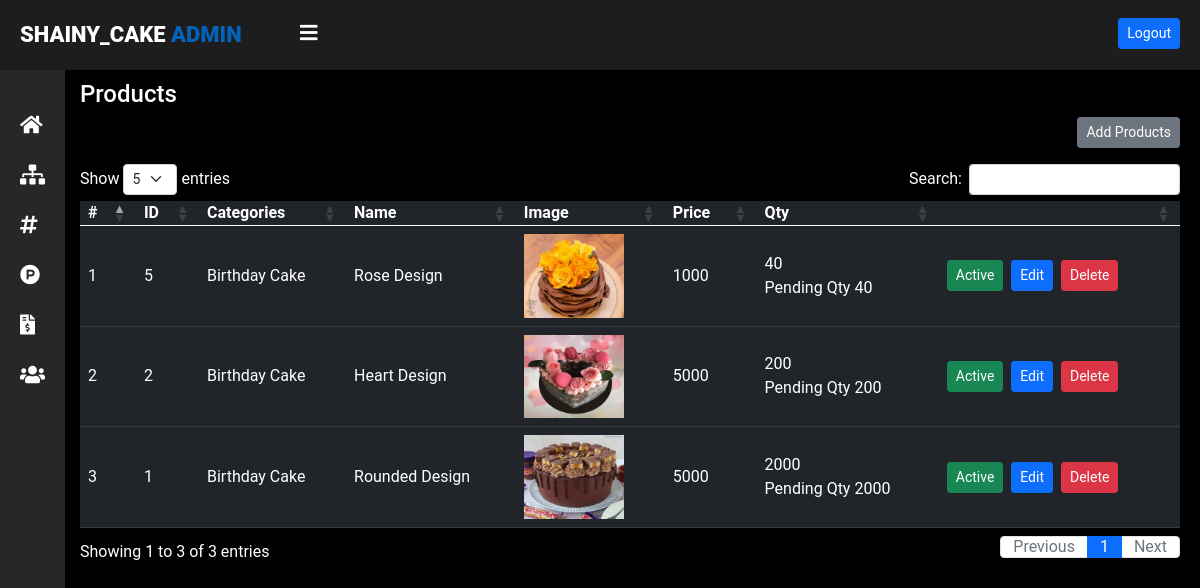
/admin/product.php (signed in), run on the app's committed database.
### tables this page shows
CREATE TABLE `product` (
  `id` int(11) NOT NULL,
  `categories_id` int(11) NOT NULL,
  `sub_categories_id` int(11) NOT NULL,
  `name` varchar(255) NOT NULL,
  `price` float NOT NULL,
  `qty` int(11) NOT NULL,
  `image` varchar(255) NOT NULL,
  `description` text NOT NULL,
  `meta_title` varchar(2000) NOT NULL,
  `status` tinyint(4) NOT NULL,
  `best_seller` int(11) NOT NULL
);

CREATE TABLE `categories` (
  `id` int(11) NOT NULL,
  `categories` varchar(255) NOT NULL,
  `image` varchar(255) NOT NULL,
  `status` tinyint(4) NOT NULL
);

### admin/functions.inc.php (called while the page is built, shortened)
<?php
function productSoldQtyByProductId($con,$pid){
	$sql="select sum(order_detail.qty) as qty from order_detail,`order` where `order`.id=order_detail.order_id and order_detail.product_id=$pid and `order`.order_status!=4";
	$res=mysqli_query($con,$sql);
	$row=mysqli_fetch_assoc($res);
	return $row['qty'];
}
?>

### admin/product.php (the view, shortened to what this page needs)
<?php
require('top.inc.php');
$sql="select product.*,categories.categories from product,categories where product.categories_id=categories.id order by product.id desc";
$res=mysqli_query($con,$sql);
?>
<div class="content">
    <div class="jumbotron">
        <div class="card">
            <h4>Products</h4>
        </div>
        <div id="crdbtn" class="card">
            <div class="fltrght card_body">
            <button class='btn btn-secondary btn-sm '><a style="color:white;text-decoration:none;" href='manage_product.php'>Add Products</a></button>
            </div>
        </div>
        <div class="card">
            <div class="card_body">
                <div class="table-responsive">
                    <table id ="example" class="table table-dark table-hover">
                        <thead>
                                <tr>
                                <th class="serial">#</th>
                                <th>ID</th>
                                <th>Categories</th>
                                <th>Name</th>
                                <th>Image</th>
                                <th>Price</th>
                                <th>Qty</th>
                                <th></th>
                                </tr>
                        </thead>
                        <tbody>
                            <tr>
                            <?php
                            $i=1;
                            while($row=mysqli_fetch_assoc($res)){?>
                                <td class="serial"><?php echo $i++?></td>
                                <td><?php echo $row['id']?></td>
                                <td><?php echo $row['categories']?></td>
                                <td><?php echo $row['name']?></td>
                                <td><img width="100" src="<?php echo PRODUCT_IMAGE_SITE_PATH.$row['image']?>"/></td>
                                <td><?php echo $row['price']?></td>
                                <td><?php echo $row['qty']?><br/><br/><br/>
							   <?php
							   $productSoldQtyByProductId=productSoldQtyByProductId($con,$row['id']);
							   $pneding_qty=$row['qty']-$productSoldQtyByProductId;
							   ?>
							   Pending Qty <?php echo $pneding_qty?></td>
                                <td>
                                <?php
                                if($row['status'] ==1){
                                    echo "<button class='btn btn-success btn-sm'><a href='?type=status&operation=deactive&id=".$row['id']."'>Active</a></button>&nbsp;";
                                }else{
                                    echo "<button class='btn btn-warning btn-sm'><a class=dbtn href='?type=status&operation=active&id=".$row['id']."'>Deactive</a></button>&nbsp;";
                                }
                                echo "&nbsp;<button class='btn btn-primary btn-sm'><a href='manage_product.php?id=".$row['id']."'>Edit</a></button>&nbsp;";
                                echo "&nbsp;<button class='btn btn-danger btn-sm'><a href='?type=delete&id=".$row['id']."'>Delete</a></button>";
                            ?>
                            </td>
                            </tr>
                            <?php } ?>
                        </tbody>
                    </table>
                </div>
            </div>
        </div>
    </div>
</div>
</body>
</html>

### admin/top.inc.php (shortened to what this page needs)
<?php
require('connection.inc.php');
require('functions.inc.php');
?>
<!DOCTYPE html>
<head>
    <link href="https://cdn.jsdelivr.net/npm/bootstrap@5.0.0-beta1/dist/css/bootstrap.min.css" rel="stylesheet">
    <link rel="stylesheet" href="https://cdn.datatables.net/1.10.23/css/dataTables.bootstrap5.min.css">
    <link rel="stylesheet" href="https://cdnjs.cloudflare.com/ajax/libs/font-awesome/5.15.2/css/all.min.css" />
    <link rel="stylesheet" href="css/style.css">
</head>
<body>
    <header>
        <label for="check">
            <i class="fas fa-bars" id ="side_btn"></i>
        </label>
        <div class="left_area">
            <a href="#">Shainy_Cake <span>Admin</span></a>
        </div>
        <div class="right_panel">
        <button class='btn btn-primary btn-sm logout_btn'><a href="logout.php">Logout</a></button>
        </div>
    </header>
    <div class="sidebar">
        <a href="index.php"><i class="fas fa-home"></i><span>Dashboard</span></a>
        <a href="categories.php"><i class="fas fa-sitemap"></i><span>Categories</span></a>
        <a href="sub_categories.php"><i class="fas fa-hashtag"></i><span>Sub Categories</span></a>
        <a href="product.php"><i class="fab fa-product-hunt"></i><span>Products</span></a>
        <a href="order_master.php"><i class="fas fa-file-invoice-dollar"></i><span>Orders</span></a>
        <a href="users.php"><i class="fas fa-users"></i><span>Users</span></a>
    </div>

### admin/css/style.css (style rules this page uses)
body { margin: 0; padding: 0; font-family: "Roboto", sans-serif; line-height: 0.5; }
html, body { min-height: 100% !important; height: 100%; }
header { z-index: 1; position: fixed; background: #1d1d1d; padding: 20px; width: calc(100% - 0%); top: 0; height: 70px; }
.left_area a { color: #fff; margin: 0; font-size: 22px; font-weight: 900; text-transform: uppercase; text-decoration: none; }
.left_area span { color: #0562b9; }
.logout_btn { float: right; margin-top: -23px; }
.right_panel a { color: #fff; text-decoration: none; }
.table a { color: white; text-decoration: none; }
.sidebar { z-index: 1; top: 0; background: #272727; margin-top: 70px; padding-top: 30px; position: fixed; left: 0; width: 250px; height: calc(100% - 0%); transition: 0.5s; transition-property: left; overflow-y: auto; }
.sidebar a { color: #fff; display: block; width: 100%; line-height: 50px; text-decoration: none; padding-left: 40px; box-sizing: border-box; }
.sidebar i { padding-right: 10px; }
label #side_btn { z-index: 1; color: #fff; position: fixed; cursor: pointer; left: 300px; font-size: 20px; margin: -6px 0; transition: 0.5s; transition-property: color; }
#check:checked ~ .sidebar { left: -185px; }
#check:checked ~ .sidebar a { font-size: 20px; margin-left: 165px; width: 100%; }
.content { background: black; width: (100%-250px); margin-left: 250px; margin-top: 60px; padding: 20px; transition: 0.5s; min-height: 100%; }
.table { margin-top: 15px; font-size: medium; vertical-align: middle; }
#check:checked ~ .content { margin-left: 60px; }
.card { border: none!important; color: white; background-color:black; }
.fltrght button { float: right; }

### data on the page
product: id "5", categories.categories "Birthday Cake", name "Rose Design", image (picture), price "1000", qty "40"
product: id "2", categories.categories "Birthday Cake", name "Heart Design", image (picture), price "5000", qty "200"
product: id "1", categories.categories "Birthday Cake", name "Rounded Design", image (picture), price "5000", qty "2000"
